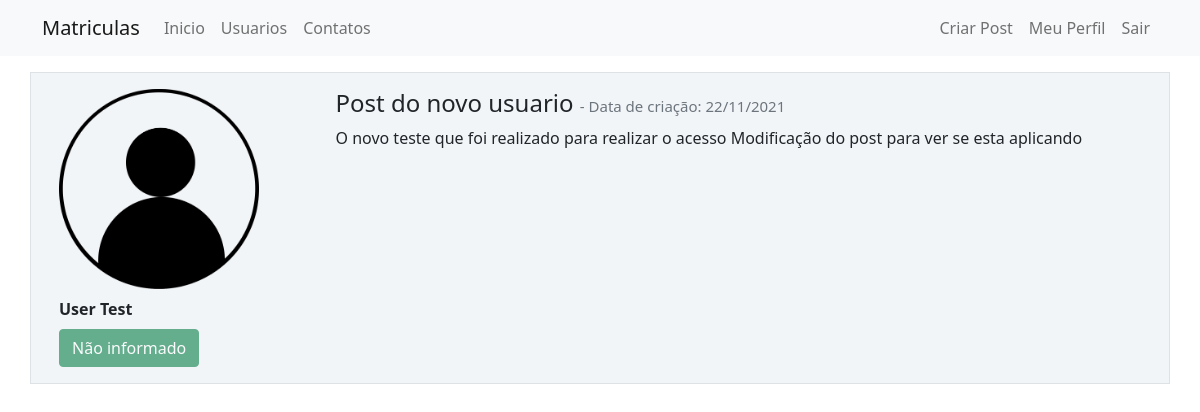
Page /post/5 (signed in) on the committed database.
### matriculas/models.py (models this page shows, shortened)
class Usuario(database.Model, UserMixin):
    id = database.Column(database.Integer, primary_key=True)
    username = database.Column(database.String, nullable=False)
    email = database.Column(database.String, nullable=False, unique=True)
    senha = database.Column(database.String, nullable=False)
    foto_perfil = database.Column(database.String, default='default.jpg')
    post = database.relationship('Post', backref='autor', lazy=True)
    cursos = database.Column(database.String, nullable=False, default='Não informado')

class Post(database.Model):
    id = database.Column(database.Integer, primary_key=True)
    titulo = database.Column(database.String, nullable=False)
    corpo = database.Column(database.Text, nullable=False)
    data_criacao = database.Column(database.DateTime, nullable=False, default=datetime.utcnow)
    id_usuario = database.Column(database.Integer, database.ForeignKey('usuario.id'), nullable=False)

### matriculas/routes.py (the view)
@app.route('/post/<post_id>', methods=['GET', 'POST'])
@login_required
def exibir_post(post_id):
    post = Post.query.get(post_id)
    if current_user == post.autor:
        form = FormCriarPost()
        if request.method == 'GET':
            form.titulo.data = post.titulo
            form.corpo.data = post.corpo
        elif form.validate_on_submit():
            post.titulo = form.titulo.data
            post.corpo = form.corpo.data
            database.session.commit()
            flash('Post atualizado com sucesso', 'alert-success mt-3')
            return redirect(url_for('home'))
    else:
        form = None
    return render_template('post.html', post=post, form=form)

### matriculas/models.py (called while the page is built)
@login_manager.user_loader
def load_usuario(id_usuario):
    return Usuario.query.get(int(id_usuario))

### matriculas/templates/post.html (shortened to what this page needs)
{% extends 'base.html' %}
{% block body %}
    <div class="container mt-3">
        <div class="row border mt-3 p-3 meupost">
            <div class="col-3">
                <div class="image pe-2">
                    <img src="{{ url_for('static', filename='fotos_perfil/'+post.autor.foto_perfil) }}" class="rounded"
                         width="200">
                </div>
                <div class="mt-2">
                    <strong>{{ post.autor.username }}</strong>
                </div>
                <div class="row justify-content-center">
                    <div class="col">
                        {% if current_user.cursos %}
                            {% for curso in post.autor.cursos.split(';') %}
                                <button type="button" class="btn btn-success mt-2" disabled>{{ curso }}</button>
                            {% endfor %}
                        {% endif %}
                    </div>
                </div>
            </div>
            <div class="col-9">
                <h4>{{ post.titulo }}
                    <small class="text-muted" style="font-size: 15px"> - Data de criação:
                    {{ post.data_criacao.strftime('%d/%m/%Y') }}
                    </small>
                </h4>
                <p>{{ post.corpo }}</p>
            </div>
        </div>
    </div>
{% endblock %}

### matriculas/static/main.css (style rules this page uses)
.meupost { background: #f2f5f8 !important; }

### rows in the picture
Usuario: foto_perfil (placeholder picture), autor.username "User Test", cursos "Não informado"
Post: titulo "Post do novo usuario", data_criacao "22/11/2021", corpo "O novo teste que foi realizado para realizar o acesso Modificação do post para ver se esta aplicando"
